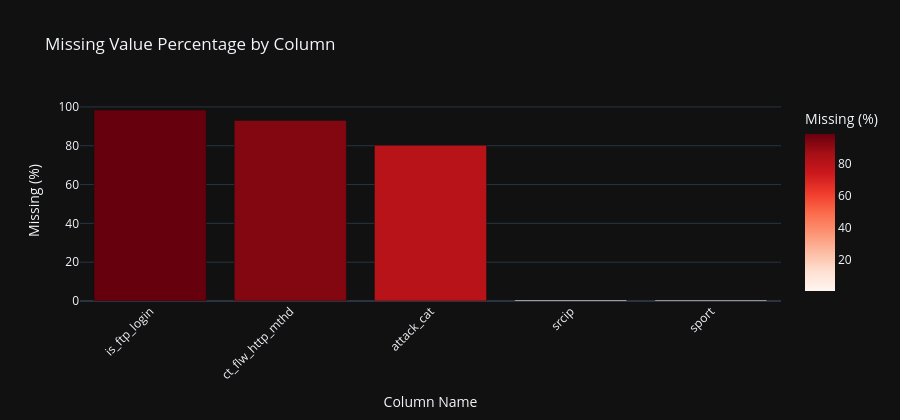
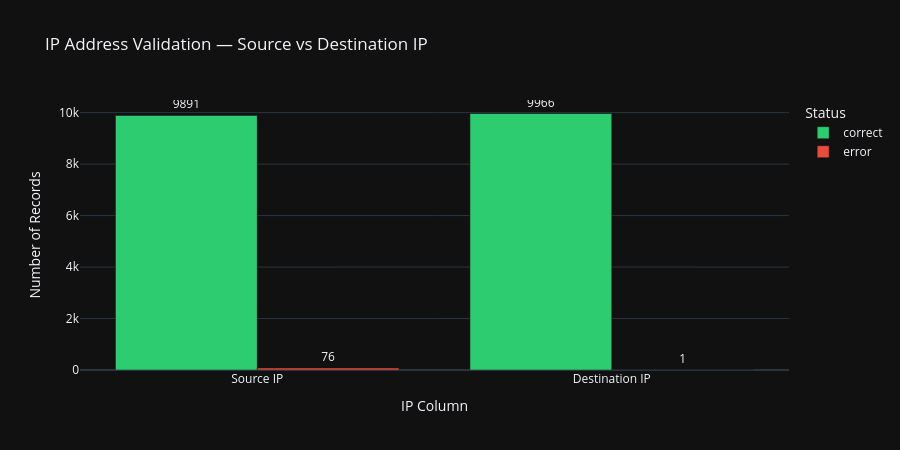
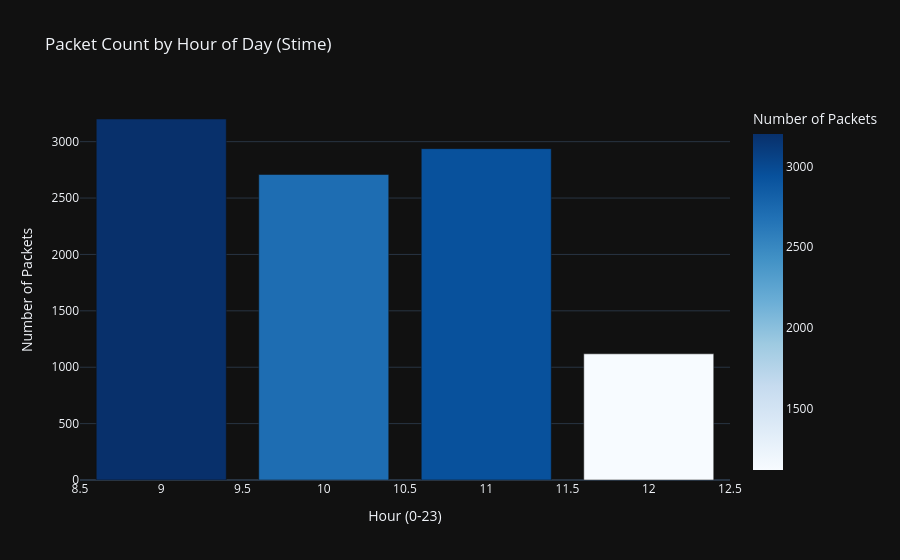
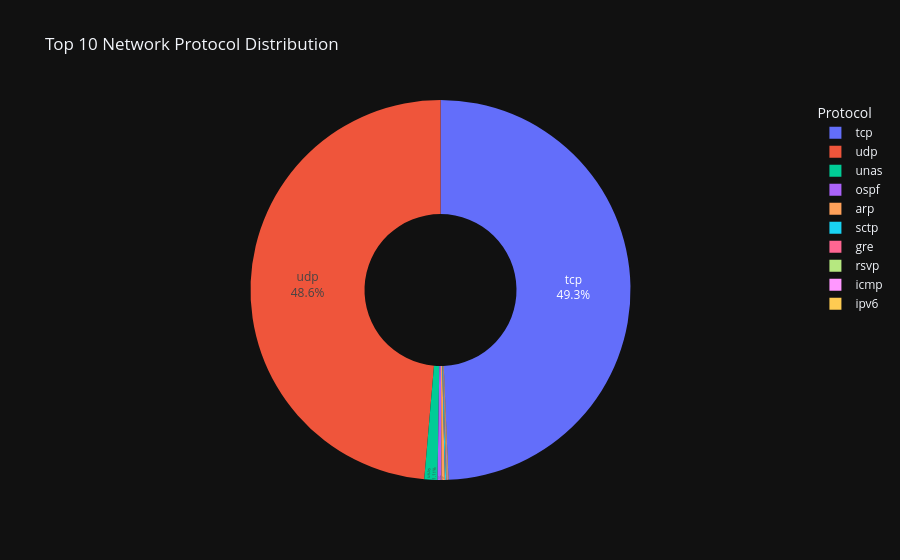

Here is the notebook cell these charts were saved with, in order:
### Code cell
# ── Instantiate and run the full pipeline ────────────────────────────────────
pipeline = DataQualityPipeline(
    csv_path=os.path.join(DATA_DIR, 'task1.csv'),
    features_path=os.path.join(DATA_DIR, 'features.csv')
)

cleaned_df = pipeline.run_all()

### Figure 1 — Plotly figure (JSON) as saved in the notebook; plotly's stock layout.template omitted (floating-point values rounded to 4 significant figures)
{"data": [{"hovertemplate": "Column Name=%{x}<br>Missing (%)=%{marker.color}<extra></extra>", "legendgroup": "", "marker": {"color": [98.39, 93.06, 80.2, 0.57, 0.51], "coloraxis": "coloraxis", "pattern": {"shape": ""}}, "name": "", "orientation": "v", "showlegend": false, "textposition": "auto", "type": "bar", "x": ["is_ftp_login", "ct_flw_http_mthd", "attack_cat", "srcip", "sport"], "xaxis": "x", "y": [98.39, 93.06, 80.2, 0.57, 0.51], "yaxis": "y"}], "layout": {"barmode": "relative", "coloraxis": {"colorbar": {"title": {"text": "Missing (%)"}}, "colorscale": [[0, "rgb(255,245,240)"], [0.125, "rgb(254,224,210)"], [0.25, "rgb(252,187,161)"], [0.375, "rgb(252,146,114)"], [0.5, "rgb(251,106,74)"], [0.625, "rgb(239,59,44)"], [0.75, "rgb(203,24,29)"], [0.875, "rgb(165,15,21)"], [1, "rgb(103,0,13)"]]}, "height": 420, "legend": {"tracegroupgap": 0}, "title": {"text": "Missing Value Percentage by Column"}, "xaxis": {"anchor": "y", "domain": [0, 1], "tickangle": -45, "title": {"text": "Column Name"}}, "yaxis": {"anchor": "x", "domain": [0, 1], "title": {"text": "Missing (%)"}}}}

### Figure 2 — Plotly figure (JSON) as saved in the notebook; plotly's stock layout.template omitted (floating-point values rounded to 4 significant figures)
{"data": [{"alignmentgroup": "True", "hovertemplate": "Status=correct<br>IP Column=%{x}<br>Count=%{text}<extra></extra>", "legendgroup": "correct", "marker": {"color": "#2ecc71", "pattern": {"shape": ""}}, "name": "correct", "offsetgroup": "correct", "orientation": "v", "showlegend": true, "text": [9891.0, 9966.0], "textposition": "outside", "type": "bar", "x": ["Source IP", "Destination IP"], "xaxis": "x", "y": [9891, 9966], "yaxis": "y"}, {"alignmentgroup": "True", "hovertemplate": "Status=error<br>IP Column=%{x}<br>Count=%{text}<extra></extra>", "legendgroup": "error", "marker": {"color": "#e74c3c", "pattern": {"shape": ""}}, "name": "error", "offsetgroup": "error", "orientation": "v", "showlegend": true, "text": [76.0, 1.0], "textposition": "outside", "type": "bar", "x": ["Source IP", "Destination IP"], "xaxis": "x", "y": [76, 1], "yaxis": "y"}], "layout": {"barmode": "group", "height": 450, "legend": {"title": {"text": "Status"}, "tracegroupgap": 0}, "title": {"text": "IP Address Validation — Source vs Destination IP"}, "xaxis": {"anchor": "y", "domain": [0, 1], "title": {"text": "IP Column"}}, "yaxis": {"anchor": "x", "domain": [0, 1], "title": {"text": "Number of Records"}}}}

### Figure 3 — Plotly figure (JSON) as saved in the notebook; plotly's stock layout.template omitted (floating-point values rounded to 4 significant figures)
{"data": [{"hovertemplate": "Hour (0-23)=%{x}<br>Number of Packets=%{marker.color}<extra></extra>", "legendgroup": "", "marker": {"color": [3201, 2709, 2938, 1119], "coloraxis": "coloraxis", "pattern": {"shape": ""}}, "name": "", "orientation": "v", "showlegend": false, "textposition": "auto", "type": "bar", "x": [9, 10, 11, 12], "xaxis": "x", "y": [3201, 2709, 2938, 1119], "yaxis": "y"}], "layout": {"barmode": "relative", "coloraxis": {"colorbar": {"title": {"text": "Number of Packets"}}, "colorscale": [[0, "rgb(247,251,255)"], [0.125, "rgb(222,235,247)"], [0.25, "rgb(198,219,239)"], [0.375, "rgb(158,202,225)"], [0.5, "rgb(107,174,214)"], [0.625, "rgb(66,146,198)"], [0.75, "rgb(33,113,181)"], [0.875, "rgb(8,81,156)"], [1, "rgb(8,48,107)"]]}, "legend": {"tracegroupgap": 0}, "title": {"text": "Packet Count by Hour of Day (Stime)"}, "xaxis": {"anchor": "y", "domain": [0, 1], "title": {"text": "Hour (0-23)"}}, "yaxis": {"anchor": "x", "domain": [0, 1], "title": {"text": "Number of Packets"}}}}

### Figure 4 — Plotly figure (JSON) as saved in the notebook; plotly's stock layout.template omitted (floating-point values rounded to 4 significant figures)
{"data": [{"domain": {"x": [0, 1], "y": [0, 1]}, "hole": 0.4, "hovertemplate": "Protocol=%{label}<br>Count=%{value}<extra></extra>", "labels": ["tcp", "udp", "unas", "ospf", "arp", "sctp", "gre", "rsvp", "icmp", "ipv6"], "legendgroup": "", "name": "", "showlegend": true, "textinfo": "percent+label", "textposition": "inside", "type": "pie", "values": [4869, 4801, 110, 33, 28, 10, 5, 5, 5, 5]}], "layout": {"legend": {"title": {"text": "Protocol"}, "tracegroupgap": 0}, "title": {"text": "Top 10 Network Protocol Distribution"}}}
